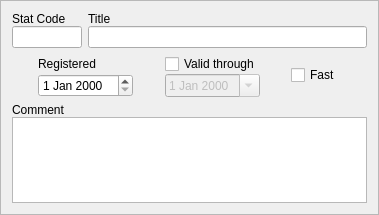
<?xml version="1.0" encoding="UTF-8"?>
<ui version="4.0">
 <class>Category</class>
 <widget class="QFrame" name="Category">
  <property name="geometry">
   <rect>
    <x>0</x>
    <y>0</y>
    <width>379</width>
    <height>215</height>
   </rect>
  </property>
  <property name="sizePolicy">
   <sizepolicy hsizetype="Expanding" vsizetype="Expanding">
    <horstretch>0</horstretch>
    <verstretch>0</verstretch>
   </sizepolicy>
  </property>
  <property name="windowTitle">
   <string>Category</string>
  </property>
  <property name="frameShape">
   <enum>QFrame::StyledPanel</enum>
  </property>
  <property name="frameShadow">
   <enum>QFrame::Sunken</enum>
  </property>
  <layout class="QVBoxLayout" name="verticalLayout_6">
   <item>
    <layout class="QHBoxLayout" name="horizontalLayout" stretch="1,4">
     <item>
      <layout class="QVBoxLayout" name="verticalLayout">
       <property name="spacing">
        <number>0</number>
       </property>
       <item>
        <widget class="QLabel" name="lblStatCode">
         <property name="text">
          <string>Stat Code</string>
         </property>
        </widget>
       </item>
       <item>
        <widget class="QLineEdit" name="edtStatCode"/>
       </item>
      </layout>
     </item>
     <item>
      <layout class="QVBoxLayout" name="verticalLayout_2">
       <property name="spacing">
        <number>0</number>
       </property>
       <item>
        <widget class="QLabel" name="lblTitle">
         <property name="text">
          <string>Title</string>
         </property>
        </widget>
       </item>
       <item>
        <widget class="QLineEdit" name="edtTitle"/>
       </item>
      </layout>
     </item>
    </layout>
   </item>
   <item>
    <layout class="QHBoxLayout" name="horizontalLayout_2">
     <item>
      <spacer name="horizontalSpacer">
       <property name="orientation">
        <enum>Qt::Horizontal</enum>
       </property>
       <property name="sizeHint" stdset="0">
        <size>
         <width>17</width>
         <height>20</height>
        </size>
       </property>
      </spacer>
     </item>
     <item>
      <layout class="QVBoxLayout" name="verticalLayout_3">
       <property name="spacing">
        <number>0</number>
       </property>
       <item>
        <widget class="QLabel" name="lblRegisteredAt">
         <property name="text">
          <string>Registered</string>
         </property>
        </widget>
       </item>
       <item>
        <widget class="QDateEdit" name="edtRegisteredAt"/>
       </item>
      </layout>
     </item>
     <item>
      <spacer name="horizontalSpacer_2">
       <property name="orientation">
        <enum>Qt::Horizontal</enum>
       </property>
       <property name="sizeHint" stdset="0">
        <size>
         <width>17</width>
         <height>20</height>
        </size>
       </property>
      </spacer>
     </item>
     <item>
      <layout class="QVBoxLayout" name="verticalLayout_4">
       <property name="spacing">
        <number>0</number>
       </property>
       <item>
        <widget class="QCheckBox" name="cbxLockedAt">
         <property name="text">
          <string>Valid through</string>
         </property>
        </widget>
       </item>
       <item>
        <widget class="QDateEdit" name="edtLockedAt">
         <property name="enabled">
          <bool>false</bool>
         </property>
         <property name="calendarPopup">
          <bool>true</bool>
         </property>
        </widget>
       </item>
      </layout>
     </item>
     <item>
      <spacer name="horizontalSpacer_3">
       <property name="orientation">
        <enum>Qt::Horizontal</enum>
       </property>
       <property name="sizeHint" stdset="0">
        <size>
         <width>17</width>
         <height>20</height>
        </size>
       </property>
      </spacer>
     </item>
     <item>
      <widget class="QCheckBox" name="cbxFast">
       <property name="text">
        <string>Fast</string>
       </property>
       <property name="tristate">
        <bool>true</bool>
       </property>
      </widget>
     </item>
     <item>
      <spacer name="horizontalSpacer_4">
       <property name="orientation">
        <enum>Qt::Horizontal</enum>
       </property>
       <property name="sizeHint" stdset="0">
        <size>
         <width>17</width>
         <height>20</height>
        </size>
       </property>
      </spacer>
     </item>
    </layout>
   </item>
   <item>
    <layout class="QVBoxLayout" name="verticalLayout_5">
     <property name="spacing">
      <number>0</number>
     </property>
     <item>
      <widget class="QLabel" name="lblComment">
       <property name="text">
        <string>Comment</string>
       </property>
      </widget>
     </item>
     <item>
      <widget class="QTextEdit" name="edtComment"/>
     </item>
    </layout>
   </item>
  </layout>
 </widget>
 <resources/>
 <connections>
  <connection>
   <sender>cbxLockedAt</sender>
   <signal>toggled(bool)</signal>
   <receiver>edtLockedAt</receiver>
   <slot>setEnabled(bool)</slot>
   <hints>
    <hint type="sourcelabel">
     <x>182</x>
     <y>87</y>
    </hint>
    <hint type="destinationlabel">
     <x>187</x>
     <y>111</y>
    </hint>
   </hints>
  </connection>
 </connections>
</ui>
